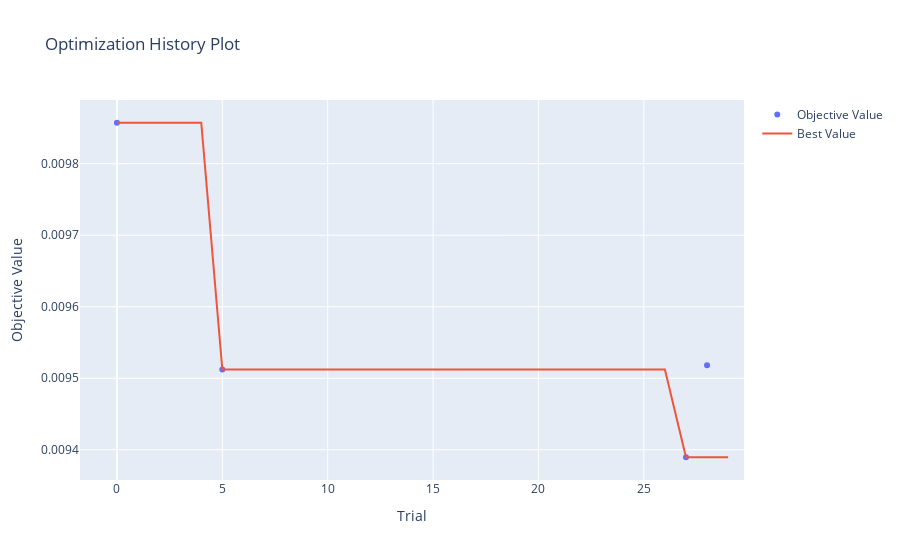
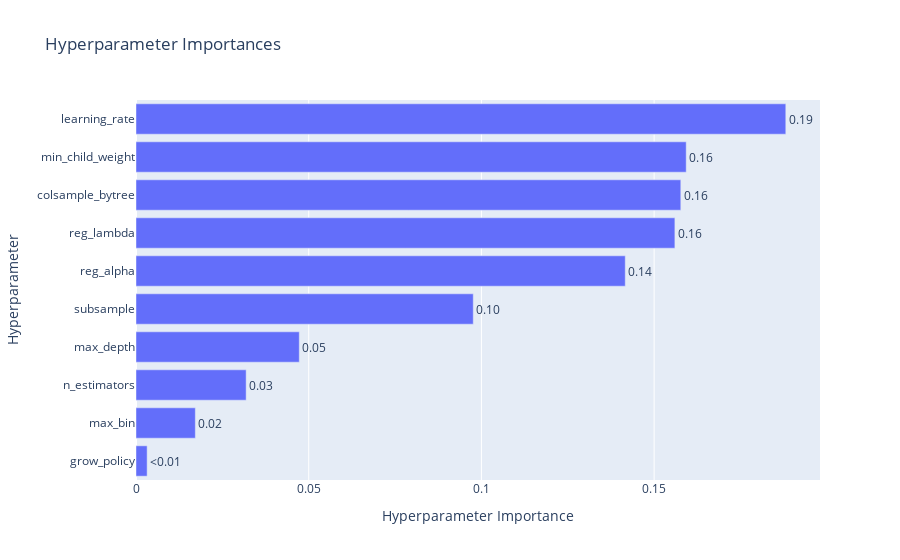
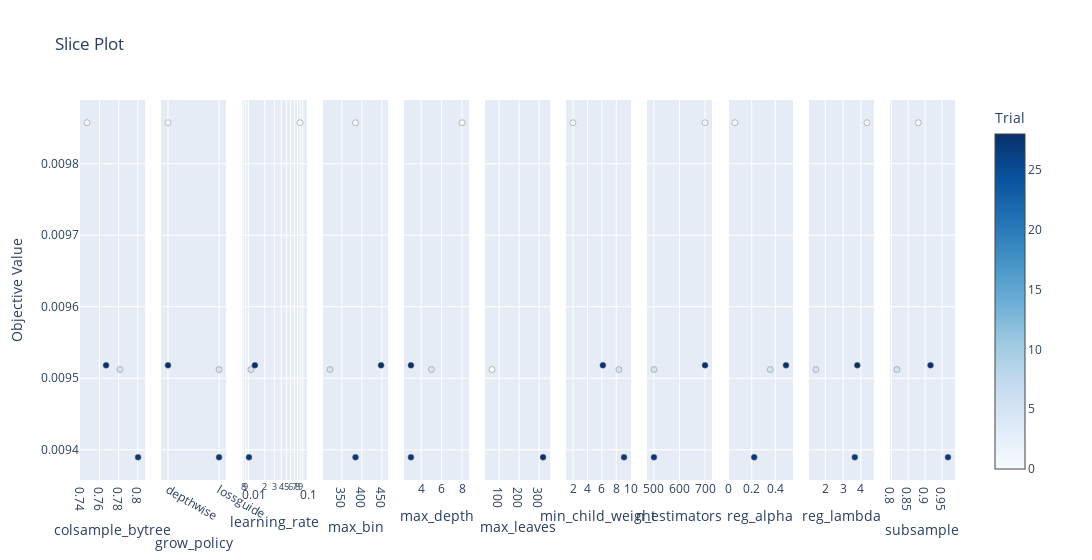
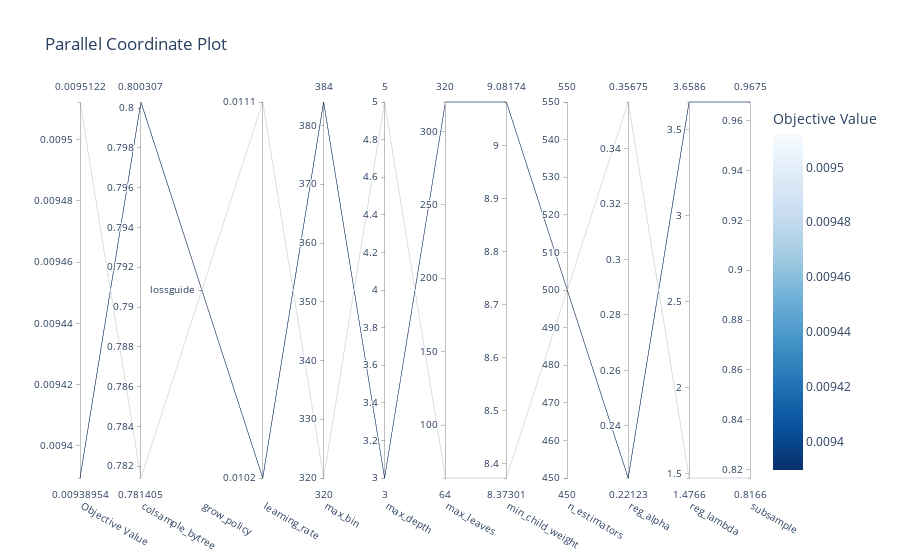

Notebook code cell kept with these figures, in order:
### Code cell
study = results[0]["study"]

vis.plot_optimization_history(study).show()
vis.plot_param_importances(study).show()
vis.plot_slice(study).show()
vis.plot_parallel_coordinate(study).show()
vis.plot_contour(study).show()
vis.plot_edf(study).show()

### Figure 1 — Plotly figure (JSON) as saved in the notebook; plotly's stock layout.template omitted (floating-point values rounded to 4 significant figures)
{"data": [{"mode": "markers", "name": "Objective Value", "x": [0, 5, 27, 28], "y": [0.009857, 0.009512, 0.00939, 0.009518], "type": "scatter"}, {"mode": "lines", "name": "Best Value", "x": [0, 1, 2, 3, 4, 5, 6, 7, 8, 9, 10, 11, 12, 13, 14, 15, 16, 17, 18, 19, 20, 21, 22, 23, 24, 25, 26, 27, 28, 29], "y": [0.009857, 0.009857, 0.009857, 0.009857, 0.009857, 0.009512, 0.009512, 0.009512, 0.009512, 0.009512, 0.009512, 0.009512, 0.009512, 0.009512, 0.009512, 0.009512, 0.009512, 0.009512, 0.009512, 0.009512, 0.009512, 0.009512, 0.009512, 0.009512, 0.009512, 0.009512, 0.009512, 0.00939, 0.00939, 0.00939], "type": "scatter"}, {"marker": {"color": "#cccccc"}, "mode": "markers", "name": "Infeasible Trial", "showlegend": false, "x": [], "y": [], "type": "scatter"}], "layout": {"title": {"text": "Optimization History Plot"}, "xaxis": {"title": {"text": "Trial"}}, "yaxis": {"title": {"text": "Objective Value"}}}}

### Figure 2 — Plotly figure (JSON) as saved in the notebook; plotly's stock layout.template omitted (floating-point values rounded to 4 significant figures)
{"data": [{"cliponaxis": false, "hovertemplate": ["grow_policy (CategoricalDistribution): 0.0032247613088720786<extra></extra>", "max_bin (IntDistribution): 0.017178606930449536<extra></extra>", "n_estimators (IntDistribution): 0.03188874675470791<extra></extra>", "max_depth (IntDistribution): 0.04727243168313451<extra></extra>", "subsample (FloatDistribution): 0.09763914190583896<extra></extra>", "reg_alpha (FloatDistribution): 0.1416444105687655<extra></extra>", "reg_lambda (FloatDistribution): 0.156014416078457<extra></extra>", "colsample_bytree (FloatDistribution): 0.15772477158747053<extra></extra>", "min_child_weight (FloatDistribution): 0.15928978643917263<extra></extra>", "learning_rate (FloatDistribution): 0.18812292674313122<extra></extra>"], "name": "Objective Value", "orientation": "h", "text": ["<0.01", "0.02", "0.03", "0.05", "0.10", "0.14", "0.16", "0.16", "0.16", "0.19"], "textposition": "outside", "x": [0.003225, 0.01718, 0.03189, 0.04727, 0.09764, 0.1416, 0.156, 0.1577, 0.1593, 0.1881], "y": ["grow_policy", "max_bin", "n_estimators", "max_depth", "subsample", "reg_alpha", "reg_lambda", "colsample_bytree", "min_child_weight", "learning_rate"], "type": "bar"}], "layout": {"title": {"text": "Hyperparameter Importances"}, "xaxis": {"title": {"text": "Hyperparameter Importance"}}, "yaxis": {"title": {"text": "Hyperparameter"}}}}

### Figure 3 — Plotly figure (JSON) as saved in the notebook; plotly's stock layout.template omitted (floating-point values rounded to 4 significant figures)
{"data": [{"marker": {"color": [0, 5, 27, 28], "colorbar": {"title": {"text": "Trial"}, "x": 1.0, "xpad": 40}, "colorscale": [[0.0, "rgb(247,251,255)"], [0.125, "rgb(222,235,247)"], [0.25, "rgb(198,219,239)"], [0.375, "rgb(158,202,225)"], [0.5, "rgb(107,174,214)"], [0.625, "rgb(66,146,198)"], [0.75, "rgb(33,113,181)"], [0.875, "rgb(8,81,156)"], [1.0, "rgb(8,48,107)"]], "line": {"color": "Grey", "width": 0.5}, "showscale": true}, "mode": "markers", "name": "Feasible Trial", "showlegend": false, "x": [0.7468, 0.7814, 0.8003, 0.7668], "y": [0.009857, 0.009512, 0.00939, 0.009518], "type": "scatter", "xaxis": "x", "yaxis": "y"}, {"marker": {"color": [0, 5, 27, 28], "colorbar": {"title": {"text": "Trial"}, "x": 1.0, "xpad": 40}, "colorscale": [[0.0, "rgb(247,251,255)"], [0.125, "rgb(222,235,247)"], [0.25, "rgb(198,219,239)"], [0.375, "rgb(158,202,225)"], [0.5, "rgb(107,174,214)"], [0.625, "rgb(66,146,198)"], [0.75, "rgb(33,113,181)"], [0.875, "rgb(8,81,156)"], [1.0, "rgb(8,48,107)"]], "line": {"color": "Grey", "width": 0.5}, "showscale": false}, "mode": "markers", "name": "Feasible Trial", "showlegend": false, "x": ["depthwise", "lossguide", "lossguide", "depthwise"], "y": [0.009857, 0.009512, 0.00939, 0.009518], "type": "scatter", "xaxis": "x2", "yaxis": "y2"}, {"marker": {"color": [0, 5, 27, 28], "colorbar": {"title": {"text": "Trial"}, "x": 1.0, "xpad": 40}, "colorscale": [[0.0, "rgb(247,251,255)"], [0.125, "rgb(222,235,247)"], [0.25, "rgb(198,219,239)"], [0.375, "rgb(158,202,225)"], [0.5, "rgb(107,174,214)"], [0.625, "rgb(66,146,198)"], [0.75, "rgb(33,113,181)"], [0.875, "rgb(8,81,156)"], [1.0, "rgb(8,48,107)"]], "line": {"color": "Grey", "width": 0.5}, "showscale": false}, "mode": "markers", "name": "Feasible Trial", "showlegend": false, "x": [0.08927, 0.0111, 0.01024, 0.01315], "y": [0.009857, 0.009512, 0.00939, 0.009518], "type": "scatter", "xaxis": "x3", "yaxis": "y3"}, {"marker": {"color": [0, 5, 27, 28], "colorbar": {"title": {"text": "Trial"}, "x": 1.0, "xpad": 40}, "colorscale": [[0.0, "rgb(247,251,255)"], [0.125, "rgb(222,235,247)"], [0.25, "rgb(198,219,239)"], [0.375, "rgb(158,202,225)"], [0.5, "rgb(107,174,214)"], [0.625, "rgb(66,146,198)"], [0.75, "rgb(33,113,181)"], [0.875, "rgb(8,81,156)"], [1.0, "rgb(8,48,107)"]], "line": {"color": "Grey", "width": 0.5}, "showscale": false}, "mode": "markers", "name": "Feasible Trial", "showlegend": false, "x": [384, 320, 384, 448], "y": [0.009857, 0.009512, 0.00939, 0.009518], "type": "scatter", "xaxis": "x4", "yaxis": "y4"}, {"marker": {"color": [0, 5, 27, 28], "colorbar": {"title": {"text": "Trial"}, "x": 1.0, "xpad": 40}, "colorscale": [[0.0, "rgb(247,251,255)"], [0.125, "rgb(222,235,247)"], [0.25, "rgb(198,219,239)"], [0.375, "rgb(158,202,225)"], [0.5, "rgb(107,174,214)"], [0.625, "rgb(66,146,198)"], [0.75, "rgb(33,113,181)"], [0.875, "rgb(8,81,156)"], [1.0, "rgb(8,48,107)"]], "line": {"color": "Grey", "width": 0.5}, "showscale": false}, "mode": "markers", "name": "Feasible Trial", "showlegend": false, "x": [8, 5, 3, 3], "y": [0.009857, 0.009512, 0.00939, 0.009518], "type": "scatter", "xaxis": "x5", "yaxis": "y5"}, {"marker": {"color": [5, 27], "colorbar": {"title": {"text": "Trial"}, "x": 1.0, "xpad": 40}, "colorscale": [[0.0, "rgb(247,251,255)"], [0.125, "rgb(222,235,247)"], [0.25, "rgb(198,219,239)"], [0.375, "rgb(158,202,225)"], [0.5, "rgb(107,174,214)"], [0.625, "rgb(66,146,198)"], [0.75, "rgb(33,113,181)"], [0.875, "rgb(8,81,156)"], [1.0, "rgb(8,48,107)"]], "line": {"color": "Grey", "width": 0.5}, "showscale": false}, "mode": "markers", "name": "Feasible Trial", "showlegend": false, "x": [64, 320], "y": [0.009512, 0.00939], "type": "scatter", "xaxis": "x6", "yaxis": "y6"}, {"marker": {"color": [0, 5, 27, 28], "colorbar": {"title": {"text": "Trial"}, "x": 1.0, "xpad": 40}, "colorscale": [[0.0, "rgb(247,251,255)"], [0.125, "rgb(222,235,247)"], [0.25, "rgb(198,219,239)"], [0.375, "rgb(158,202,225)"], [0.5, "rgb(107,174,214)"], [0.625, "rgb(66,146,198)"], [0.75, "rgb(33,113,181)"], [0.875, "rgb(8,81,156)"], [1.0, "rgb(8,48,107)"]], "line": {"color": "Grey", "width": 0.5}, "showscale": false}, "mode": "markers", "name": "Feasible Trial", "showlegend": false, "x": [1.982, 8.373, 9.082, 6.141], "y": [0.009857, 0.009512, 0.00939, 0.009518], "type": "scatter", "xaxis": "x7", "yaxis": "y7"}, {"marker": {"color": [0, 5, 27, 28], "colorbar": {"title": {"text": "Trial"}, "x": 1.0, "xpad": 40}, "colorscale": [[0.0, "rgb(247,251,255)"], [0.125, "rgb(222,235,247)"], [0.25, "rgb(198,219,239)"], [0.375, "rgb(158,202,225)"], [0.5, "rgb(107,174,214)"], [0.625, "rgb(66,146,198)"], [0.75, "rgb(33,113,181)"], [0.875, "rgb(8,81,156)"], [1.0, "rgb(8,48,107)"]], "line": {"color": "Grey", "width": 0.5}, "showscale": false}, "mode": "markers", "name": "Feasible Trial", "showlegend": false, "x": [700, 500, 500, 700], "y": [0.009857, 0.009512, 0.00939, 0.009518], "type": "scatter", "xaxis": "x8", "yaxis": "y8"}, {"marker": {"color": [0, 5, 27, 28], "colorbar": {"title": {"text": "Trial"}, "x": 1.0, "xpad": 40}, "colorscale": [[0.0, "rgb(247,251,255)"], [0.125, "rgb(222,235,247)"], [0.25, "rgb(198,219,239)"], [0.375, "rgb(158,202,225)"], [0.5, "rgb(107,174,214)"], [0.625, "rgb(66,146,198)"], [0.75, "rgb(33,113,181)"], [0.875, "rgb(8,81,156)"], [1.0, "rgb(8,48,107)"]], "line": {"color": "Grey", "width": 0.5}, "showscale": false}, "mode": "markers", "name": "Feasible Trial", "showlegend": false, "x": [0.05808, 0.3568, 0.2212, 0.4905], "y": [0.009857, 0.009512, 0.00939, 0.009518], "type": "scatter", "xaxis": "x9", "yaxis": "y9"}, {"marker": {"color": [0, 5, 27, 28], "colorbar": {"title": {"text": "Trial"}, "x": 1.0, "xpad": 40}, "colorscale": [[0.0, "rgb(247,251,255)"], [0.125, "rgb(222,235,247)"], [0.25, "rgb(198,219,239)"], [0.375, "rgb(158,202,225)"], [0.5, "rgb(107,174,214)"], [0.625, "rgb(66,146,198)"], [0.75, "rgb(33,113,181)"], [0.875, "rgb(8,81,156)"], [1.0, "rgb(8,48,107)"]], "line": {"color": "Grey", "width": 0.5}, "showscale": false}, "mode": "markers", "name": "Feasible Trial", "showlegend": false, "x": [4.344, 1.477, 3.659, 3.8], "y": [0.009857, 0.009512, 0.00939, 0.009518], "type": "scatter", "xaxis": "x10", "yaxis": "y10"}, {"marker": {"color": [0, 5, 27, 28], "colorbar": {"title": {"text": "Trial"}, "x": 1.0, "xpad": 40}, "colorscale": [[0.0, "rgb(247,251,255)"], [0.125, "rgb(222,235,247)"], [0.25, "rgb(198,219,239)"], [0.375, "rgb(158,202,225)"], [0.5, "rgb(107,174,214)"], [0.625, "rgb(66,146,198)"], [0.75, "rgb(33,113,181)"], [0.875, "rgb(8,81,156)"], [1.0, "rgb(8,48,107)"]], "line": {"color": "Grey", "width": 0.5}, "showscale": false}, "mode": "markers", "name": "Feasible Trial", "showlegend": false, "x": [0.8796, 0.8166, 0.9675, 0.9159], "y": [0.009857, 0.009512, 0.00939, 0.009518], "type": "scatter", "xaxis": "x11", "yaxis": "y11"}], "layout": {"xaxis": {"anchor": "y", "domain": [0.0, 0.07438], "title": {"text": "colsample_bytree"}}, "yaxis": {"anchor": "x", "domain": [0.0, 1.0], "title": {"text": "Objective Value"}}, "xaxis2": {"anchor": "y2", "domain": [0.09256, 0.1669], "title": {"text": "grow_policy"}, "type": "category", "categoryorder": "array", "categoryarray": ["depthwise", "lossguide"]}, "yaxis2": {"anchor": "x2", "domain": [0.0, 1.0], "matches": "y", "showticklabels": false}, "xaxis3": {"anchor": "y3", "domain": [0.1851, 0.2595], "title": {"text": "learning_rate"}, "type": "log"}, "yaxis3": {"anchor": "x3", "domain": [0.0, 1.0], "matches": "y", "showticklabels": false}, "xaxis4": {"anchor": "y4", "domain": [0.2777, 0.3521], "title": {"text": "max_bin"}}, "yaxis4": {"anchor": "x4", "domain": [0.0, 1.0], "matches": "y", "showticklabels": false}, "xaxis5": {"anchor": "y5", "domain": [0.3702, 0.4446], "title": {"text": "max_depth"}}, "yaxis5": {"anchor": "x5", "domain": [0.0, 1.0], "matches": "y", "showticklabels": false}, "xaxis6": {"anchor": "y6", "domain": [0.4628, 0.5372], "title": {"text": "max_leaves"}}, "yaxis6": {"anchor": "x6", "domain": [0.0, 1.0], "matches": "y", "showticklabels": false}, "xaxis7": {"anchor": "y7", "domain": [0.5554, 0.6298], "title": {"text": "min_child_weight"}}, "yaxis7": {"anchor": "x7", "domain": [0.0, 1.0], "matches": "y", "showticklabels": false}, "xaxis8": {"anchor": "y8", "domain": [0.6479, 0.7223], "title": {"text": "n_estimators"}}, "yaxis8": {"anchor": "x8", "domain": [0.0, 1.0], "matches": "y", "showticklabels": false}, "xaxis9": {"anchor": "y9", "domain": [0.7405, 0.8149], "title": {"text": "reg_alpha"}}, "yaxis9": {"anchor": "x9", "domain": [0.0, 1.0], "matches": "y", "showticklabels": false}, "xaxis10": {"anchor": "y10", "domain": [0.8331, 0.9074], "title": {"text": "reg_lambda"}}, "yaxis10": {"anchor": "x10", "domain": [0.0, 1.0], "matches": "y", "showticklabels": false}, "xaxis11": {"anchor": "y11", "domain": [0.9256, 1.0], "title": {"text": "subsample"}}, "yaxis11": {"anchor": "x11", "domain": [0.0, 1.0], "matches": "y", "showticklabels": false}, "title": {"text": "Slice Plot"}, "width": 3300}}

### Figure 4 — Plotly figure (JSON) as saved in the notebook; plotly's stock layout.template omitted (floating-point values rounded to 4 significant figures)
{"data": [{"dimensions": [{"label": "Objective Value", "range": [0.00939, 0.009512], "values": [0.009512, 0.00939]}, {"label": "colsample_bytree", "range": [0.7814, 0.8003], "values": [0.7814, 0.8003]}, {"label": "grow_policy", "range": [0, 0], "ticktext": ["lossguide"], "tickvals": [0], "values": [0, 0]}, {"label": "learning_rate", "range": [-1.99, -1.955], "ticktext": ["0.0102", "0.0111"], "tickvals": [-1.99, -1.955], "values": [-1.955, -1.99]}, {"label": "max_bin", "range": [320, 384], "values": [320, 384]}, {"label": "max_depth", "range": [3, 5], "values": [5, 3]}, {"label": "max_leaves", "range": [64, 320], "values": [64, 320]}, {"label": "min_child_weight", "range": [8.373, 9.082], "values": [8.373, 9.082]}, {"label": "n_estimators", "range": [500, 500], "values": [500, 500]}, {"label": "reg_alpha", "range": [0.2212, 0.3568], "values": [0.3568, 0.2212]}, {"label": "reg_lambda", "range": [1.477, 3.659], "values": [1.477, 3.659]}, {"label": "subsample", "range": [0.8166, 0.9675], "values": [0.8166, 0.9675]}], "labelangle": 30, "labelside": "bottom", "line": {"color": [0.009512, 0.00939], "colorbar": {"title": {"text": "Objective Value"}}, "colorscale": [[0.0, "rgb(247,251,255)"], [0.125, "rgb(222,235,247)"], [0.25, "rgb(198,219,239)"], [0.375, "rgb(158,202,225)"], [0.5, "rgb(107,174,214)"], [0.625, "rgb(66,146,198)"], [0.75, "rgb(33,113,181)"], [0.875, "rgb(8,81,156)"], [1.0, "rgb(8,48,107)"]], "reversescale": true, "showscale": true}, "type": "parcoords"}], "layout": {"title": {"text": "Parallel Coordinate Plot"}}}
